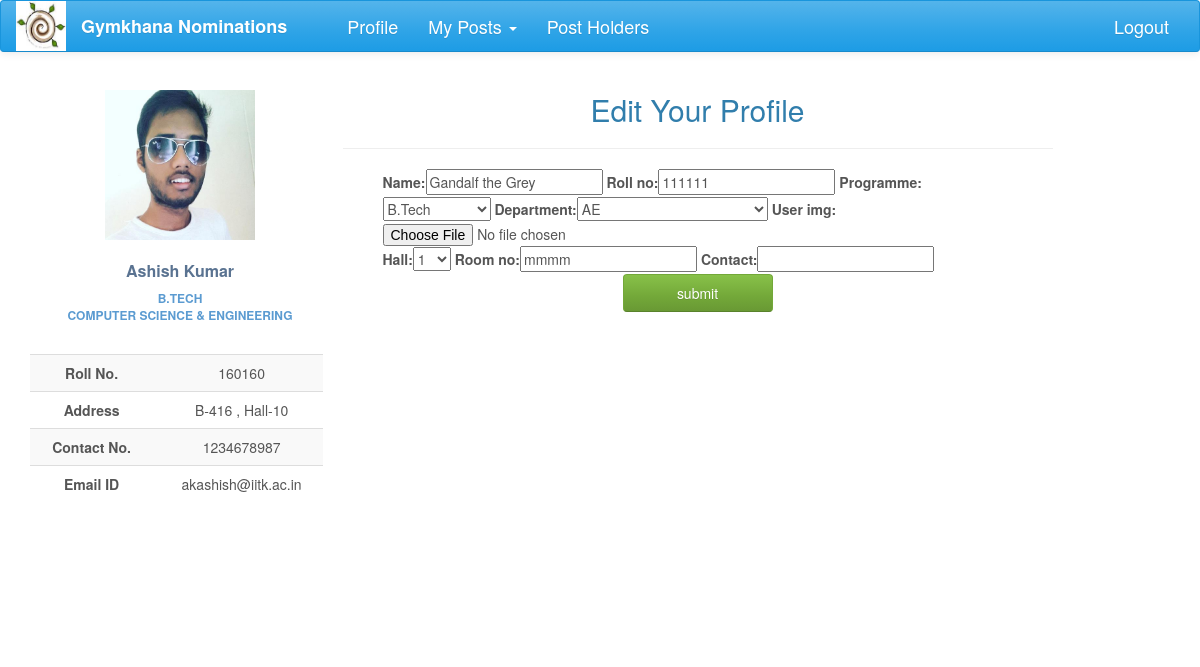
Screenshot of /nominations/profile/update/5/ (signed in) with the database file from the repository.
### nomi/models.py (models this page shows, shortened)
class UserProfile(models.Model):
    user = models.OneToOneField(User, on_delete=models.CASCADE)
    user_img = models.ImageField(upload_to=user_directory_path, null=True, blank=True)
    name = models.CharField(max_length=40, blank=True)
    roll_no = models.IntegerField(null=True)
    programme = models.CharField(max_length=7, choices=PROGRAMME, default='B.Tech')
    department = models.CharField(max_length=200, choices=DEPT, default='AE')
    hall = models.CharField(max_length=10, choices=HALL, default=1)
    room_no = models.CharField(max_length=10, null=True, blank=True)
    contact = models.CharField(max_length=10, null=True, blank=True)
    def image_url(self):
        if self.user_img and hasattr(self.user_img, 'url'):
            return self.user_img.url
        else:
            return '/static/nomi/img/banner.png'

### nomi/views.py (the view)
# urls.py: url(r'^profile/update/(?P<pk>\d+)/$', views.UserProfileUpdate.as_view(), name='profile_update'),
class UserProfileUpdate(UpdateView):
    model = UserProfile
    fields = ['name', 'roll_no', 'programme', 'department', 'user_img', 'hall', 'room_no', 'contact']
    success_url = reverse_lazy('index')

### nomi/global_contexts.py (called while the page is built)
def context(request):
    if request.user.is_authenticated:
        try:
            my_profile = UserProfile.objects.get(user=request.user)
            my_posts = Post.objects.filter(post_holders=request.user)
            interviews = Nomination.objects.filter(interview_panel=request.user)
            length = len(my_posts)
            senate = False
            for post in my_posts:
                if post.perms == 'can ratify the post':
                    senate = True
            return {'my_posts': my_posts, 'my_profile': my_profile, 'senate': senate, 'length': length,
                    'interviews': interviews}
        except ObjectDoesNotExist:
            return {'my_posts': 0, 'my_profile': 0}
    else:
        return {'my_posts': 0, 'my_profile': 0}

### nomi/templates/nomi/userprofile_form.html (shortened to what this page needs)
{% extends 'base2.html' %}
{% load staticfiles %}
{% load bootstrap %}
{% block content %}
    <div class="profile-content">
        <div>
            <h2 style="text-align: center">Edit Your Profile</h2>
        </div>
        <hr>
        <div class="scroll-userform">
            <div style="padding: 0 40px; margin-bottom: 2px;">
                <form action="" method="post" enctype="multipart/form-data">
                        {{ form|bootstrap }}
                    <div class="text-center">
                        <input type="submit" class="btn btn-success" value="submit" />
                    </div>
                </form>
            </div>
        </div>
    </div>
{% endblock %}

### nomi/templates/base2.html (shortened to what this page needs)
<!DOCTYPE html>
<html lang="en">
{% load staticfiles %}
{% load bootstrap %}
<head>
    <link href="https://maxcdn.bootstrapcdn.com/bootswatch/3.3.7/cerulean/bootstrap.min.css" rel="stylesheet"
>
    <link href="https://maxcdn.bootstrapcdn.com/font-awesome/4.7.0/css/font-awesome.min.css" rel="stylesheet"
>
    <link rel="stylesheet" href="{% static 'nomi/css/main.css' %}" type="text/css">
</head>
<body>
{% block navigation %}
<nav class="navbar navbar-default" id="navbar">
    <div class="container-fluid">
        <div class="navbar-header">
            <a href="#">
                <div>
                    <a href={% url 'index' %}><img src="{% static 'nomi/img/gym.jpg' %}" width="50" height="50"></a>
                </div>
        </div>
        <div class="collapse navbar-collapse" id="bs-example-navbar-collapse-1">
            <ul class="nav navbar-nav">
                <li><a href="{% url 'index' %}" id="brand">Gymkhana Nominations</a></li>
                <li><a href="{% url 'profile' %}" id="navbar-links">Profile</a></li>
                {% block posts%}
                    {% if my_posts %}
                        <li class="dropdown">
                            <a href="#" class="dropdown-toggle" id="navbar-links" data-toggle="dropdown" role="button"
                               aria-expanded="false">My Posts <span class="caret"></span></a>
                        </li>
                    {% endif %}
                {% endblock %}
                <li><a href="{% url 'info:info' %}" id="navbar-links">Post Holders</a></li>
            </ul>
            <ul class="nav navbar-nav navbar-right">
                <li id="navbar-links"><a href="{% url 'logout' %}?next={% url 'login' %}">Logout</a></li>
            </ul>
        </div>
</nav>
{% endblock %}
<div class="container-fluid">
    <div  class="row profile">
        <div class="col-lg-3 col-md-3">
            {% block profile %}
            <div id="profile" class="profile-sidebar" style="position:fixed">
                <div class="profile-userpic">
                    <img src="{{ my_profile.image_url }}" class="img-responsive" alt="">
                </div>
                <div class="profile-usertitle">
                    <div class="profile-usertitle-name">
                        {{my_profile.name}}
                    </div>
                    <div class="profile-usertitle-job">
                        {{my_profile.programme}} <br> {{my_profile.department}}
                    </div>
                </div>
                <div class="profile-usermenu">
                    <table class="table table-striped table-hover ">
                        <tbody>
                        <tr>
                            <td id="topic">Roll No.</td>
                            <td>{{my_profile.roll_no}} </td>
                        </tr>
                        <tr>
                            <td id="topic">Address</td>
                            <td>{{my_profile.room_no}} , Hall-{{my_profile.hall}}</td>
                        </tr>
                        <tr>
                            <td id="topic">Contact No.</td>
                            <td>{{ my_profile.contact }}</td>
                        </tr>
                        <tr>
                            <td id="topic">Email ID</td>
                            <td>{{my_profile.user}}@iitk.ac.in</td>
                        </tr>
                        </tbody>
                    </table>
                </div>
            </div>
            {% endblock %}
        </div>
        <div class="col-lg-8 col-md-8">
            {% block content %}{% endblock %}
        </div>
    </div>
</div>
</body>
</html>

### nomi/static/nomi/css/main.css (style rules this page uses)
#brand { text-decoration: none; font-size: large; font-weight: bold; margin-right: 30px; }
.scroll-userform { height: 430px; overflow-y: scroll; }
#navbar-links { font-size: large; }
#navbar { position: fixed; width: 100%; z-index: 100; }
body { background: #ffffff; }
.profile { margin: 20px 0; }
.profile-sidebar { padding: 20px 0 10px 0; width: 300px; margin-top: 50px; }
.profile-userpic img { float: none; margin: 0 auto; width: 50%; height: 50%; }
.profile-usertitle { text-align: center; margin-top: 20px; }
.profile-usertitle-name { color: #5a7391; font-size: 16px; font-weight: 600; margin-bottom: 7px; }
.profile-usertitle-job { text-transform: uppercase; color: #5b9bd1; font-size: 12px; font-weight: 600; margin-bottom: 15px; }
.profile-usermenu { margin-top: 30px; }
.profile-usermenu table tbody tr td { text-align: center; }
#topic { font-weight: bolder; }
.profile-content { z-index: 0; margin-top: 32px; padding: 20px; background: #ffffff; min-height: 460px; }
.btn { width: 150px; }

### rows the page displays
UserProfile: image_url (picture), name "Ashish Kumar", programme "B.TECH", department "COMPUTER SCIENCE & ENGINEERING", roll_no "160160", room_no "B-416", hall "10", contact "1234678987", user "akashish"
UserProfile: name "Gandalf the Grey", roll_no "111111", programme "B.Tech", department "AE", hall "1", room_no "mmmm"
